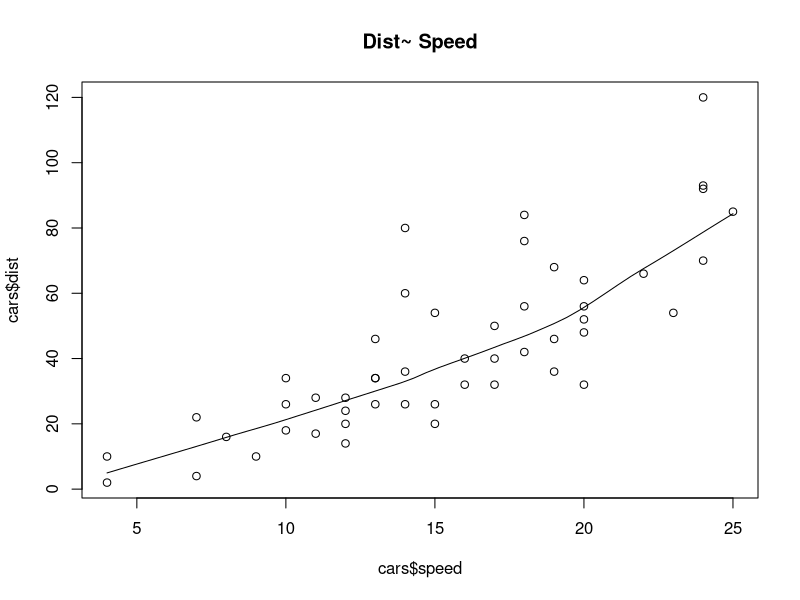
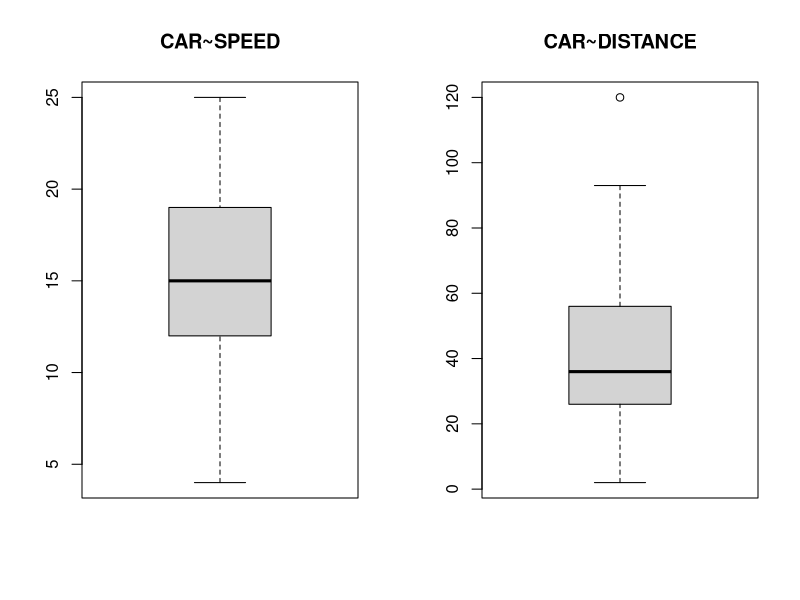
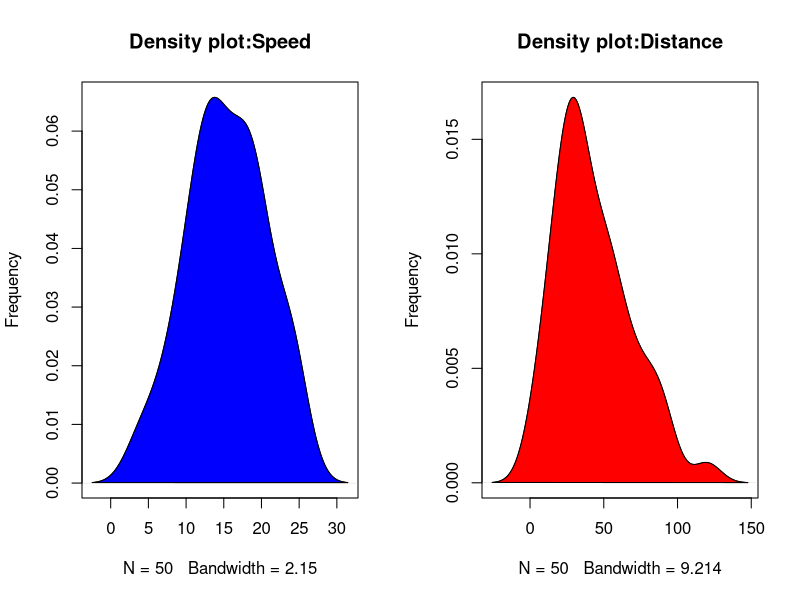

Write R code to recreate these figures, in order.
var<-lm(weight~height, data =women)
y~b0+b1*x
summary(lm(weight~height, data =women))
View(women)

a~cars
str(cars)
var1=lm(dist~speed, data =cars)
summary(lm(dist~speed, data =cars))
View(cars)

windows(20,12)
scatter.smooth(x=cars$speed,
               y=cars$dist, main ="Dist~ Speed")

windows(20,12)
par(mfrow=c(1,2))
boxplot(cars$speed, main ="CAR~SPEED")
boxplot(cars$dist, main="CAR~DISTANCE")       

install.packages()

windows(20,12)
par(mfrow =c(1,2))
plot(density(cars$speed),
     main = "Density plot:Speed",
     ylab = "Frequency")
polygon(density(cars$speed),col = "blue")

plot(density(cars$dist),
     main = "Density plot:Distance",
     ylab = "Frequency")
polygon(density(cars$dist),col = "red")

cor(cars$speed, cars$dist)
cor(cars)

attach(cars)
linearmod<-lm(dist~speed)
linearmod


